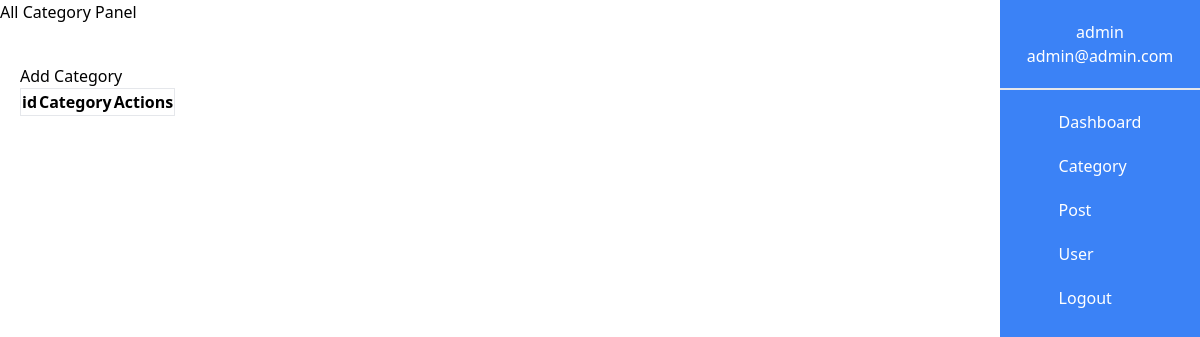
Before: /admins-category/ (signed in) with the older database file.
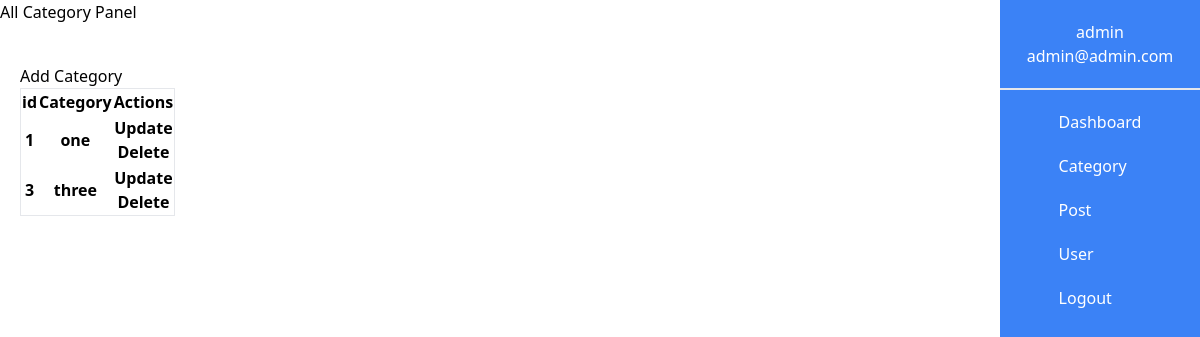
After: the same page with the newer database file.
### blog/models.py (models this page shows, shortened)
class Category(models.Model):
    name = models.CharField(max_length=100)

### accounts/views.py (the view)
# urls.py: path("admins-category/", AdminCategory, name="admins-category"),
@login_required(login_url='login')
def AdminCategory(request):
    categories = Category.objects.all()
    context = {
        'categories': categories
    }
    return render(request, 'admins/category/allcategory.html', context)

### templates/admins/category/allcategory.html (shortened to what this page needs)
{% extends 'admins/bases.html' %} {% block content %}
<div class="absolute top-0 left-0 w-4/6 mx-auto">
  <h1>All Category Panel</h1>
  <div class="mt-5 p-5">
    <a href="{% url 'createcategory' %}">Add Category</a>
    <table class="table border">
      <thead>
        <tr>
          <th>id</th>
          <th>Category</th>
          <th>Actions</th>
        </tr>
      </thead>
      <tbody>
        {% for category in categories %}
        <tr>
          <th>{{ category.id }}</th>
          <th>{{ category.name }}</th>
          <th>
            <a href="{% url 'updatecategory' category.id %}">Update</a>
            <form
              action="{% url 'deletecategorys' category.id %}"
              method="post"
            >
              <input type="submit" value="Delete" />
            </form>
          </th>
        </tr>
        {% endfor %}
      </tbody>
    </table>
  </div>
</div>
{% endblock %}

Changed rows visible on the page:
added Category: id "1", name "one"
added Category: id "3", name "three"
